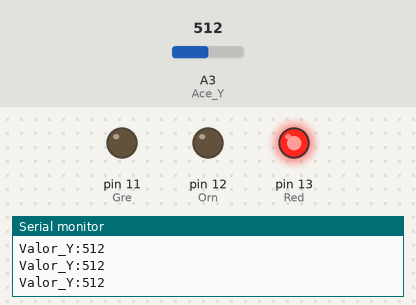
A sketch run on a simulated Arduino Uno, built with avr-gcc and run on an emulated ATmega328P. Parts: output pins drawn as LEDs (lit = HIGH), the last lines printed to the serial monitor. Inputs (shaded band) come from the test bench; at power-on: A3 (Ace_Y) = 512.

Above: at 1.2 s.
1.3 s: A3 (Ace_Y) set to 378
4.3 s: A3 (Ace_Y) set to 360
At 5.1 s:
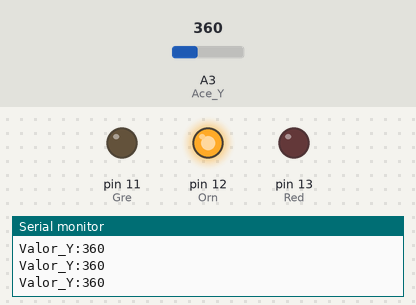
5.8 s: A3 (Ace_Y) set to 0
At 6.9 s:
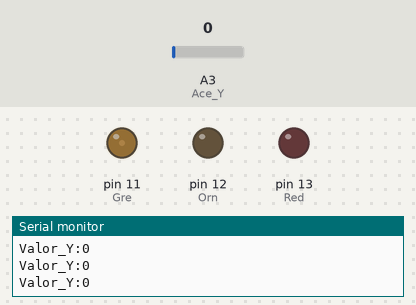
Timing chart, 0 to 8.8 s (numbered marks = the images above; inputs shaded):
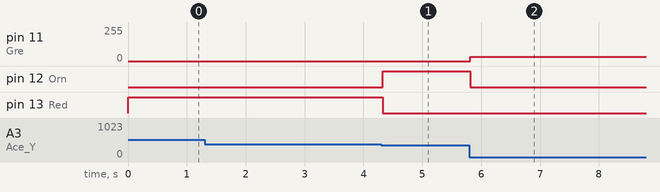

The sketch:

Nivel_Y.ino
```cpp
/* Nivel_Y
 Nivel no eixo Y, indicadores LEDes
*/
#define Red 13 //Led vermello
#define Orn 12 //Led laranxa
#define Gre 11 //Led laranxa
#define Ace_Y A3 //Entrada acelerómetro Y
word Valor_Y; //Variables de lectura do acelerómetro
//Estos valores poden cambiar dependendo de cada EchidanBlack
word Repouso_Y = 359; //Valor de repouso, A nivel

void setup() {
 Serial.begin(9600);
 pinMode(Red, OUTPUT); //modo saída para RGB vermello
 pinMode(Orn, OUTPUT); //modo saída para LED laranxa
 pinMode(Gre, OUTPUT); //modo saída para LED verde
 //Definimos entradas ;-)
 pinMode(Ace_Y, INPUT); //acelerómetro Y
}

void loop() {
 Valor_Y = analogRead(Ace_Y);
 Serie();
 //si o valor Y supera o repouso + 2
 if (Valor_Y >(Repouso_Y+2)) {
  digitalWrite (Red, 1);		//acendemos o LED vermello
  digitalWrite (Orn, 0);		//apagamos o resto
  digitalWrite (Gre, 0);
 }
 //si o valor Y esta a nivel
 if (Valor_Y <(Repouso_Y+2) and Valor_Y >(Repouso_Y-2)) {
  digitalWrite (Red, 0);
  digitalWrite (Orn, 1); //acendemos o LED Laranxa
  digitalWrite (Gre, 0);//apagamos o resto
 }
  if (Valor_Y <(Repouso_Y-2)) {
  digitalWrite (Red, 0);
  digitalWrite (Orn, 0);
  analogWrite (Gre, 32); //acendemos o LED verde apagamos o resto
  }
}

void Serie() {
  Serial.print("Valor_Y:"); //envía os datos vía serie
  Serial.print(Valor_Y);
  Serial.println("");
}
```

Measured:
- the behaviour switches between 361 and 360 on A3 (Ace_Y) (found by bisection; images 0 and 1)
- after the input at 4.3 s, pin 12 (Orn): LOW → HIGH at once; pin 13 (Red): HIGH → LOW at once
- after the input at 5.8 s, pin 11 (Gre): 0/255 → 32/255 at once; pin 12 (Orn): HIGH → LOW at once
